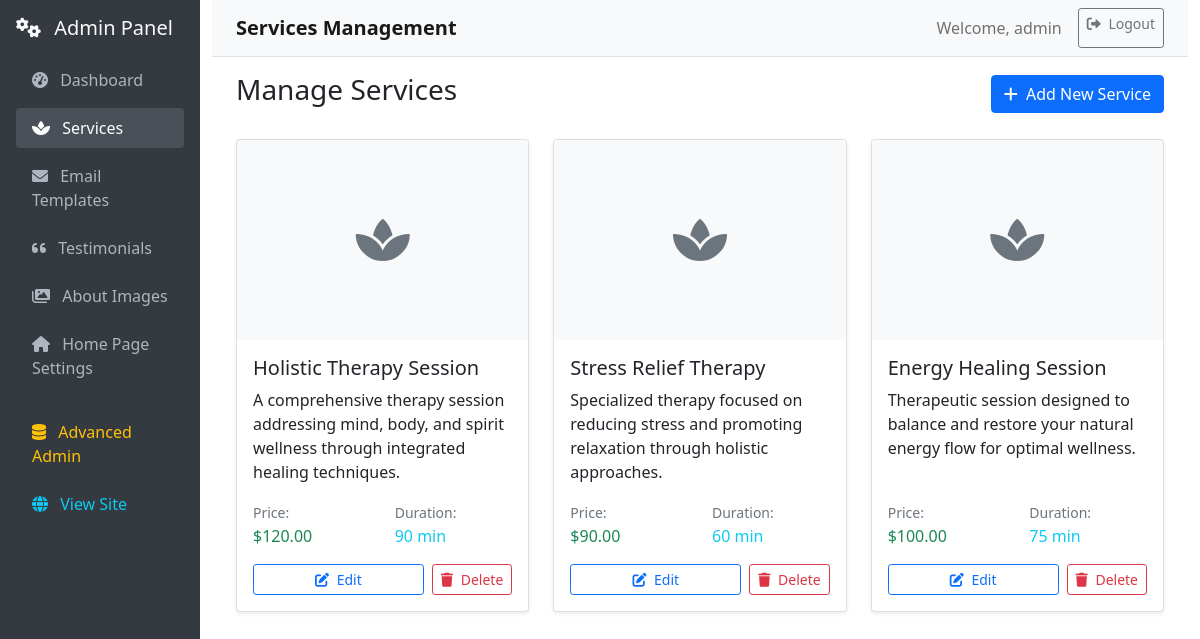
Page /admin/services (signed in) on the committed database.
### db/models.py (models this page shows, shortened)
class User(db.Model, UserMixin):
    __tablename__ = 'users'
    id = db.Column(db.Integer, primary_key=True, autoincrement=True)
    is_paid = db.Column(db.Boolean, default=False)
    username = db.Column(db.String(80), nullable=False, unique=True)
    email = db.Column(db.String(120), nullable=False, unique=True)
    password = db.Column(db.String(128), nullable=False)
    role_id = db.Column(db.Integer, db.ForeignKey('roles.id'), nullable=False)
    role = db.relationship('Role', backref=db.backref('users', lazy=True))
    created_at = db.Column(db.DateTime, default=db.func.now())
    updated_at = db.Column(db.DateTime, default=db.func.now(), onupdate=db.func.now())

class Service(db.Model):
    __tablename__ = "services"
    id = db.Column(db.Integer, primary_key=True)
    name = db.Column(db.String(100), nullable=False)
    description = db.Column(db.Text, nullable=True)
    price = db.Column(db.Float, nullable=False)
    duration = db.Column(db.Integer, nullable=False)  # Duration in minutes
    image_path = db.Column(db.String(255), nullable=True)  # Path to service image

### routes/admin.py (the view)
@admin_bp.route('/services')
@admin_required
def admin_services():
    services = Service.query.all()
    return render_template('admin/services.html', services=services)

### app_factory.py (called while the page is built)
def initialize_extensions(app):
    db.init_app(app)
    migrate = Migrate(app, db)
    babel = Babel(app)
    mail = Mail(app)
    app.mail = mail  # Make mail available globally for blueprints
    login_manager = LoginManager()
    login_manager.init_app(app)
    @login_manager.user_loader
    def load_user(user_id):
        return User.query.get(int(user_id))
    try:
        from flask_cors import CORS
        CORS(app, supports_credentials=True)
        print("✅ CORS enabled")
    except ImportError:
        print("⚠️ Flask-CORS not installed. Skipping...")
    from utils.admin_setup import setup_admin
    setup_admin(app)

### routes/admin.py (called while the page is built)
def admin_required(f):
    @wraps(f)
    @login_required
    def decorated_function(*args, **kwargs):
        if not current_user.is_authenticated or current_user.role.name != 'admin':
            flash('Admin access required.', 'error')
            return redirect(url_for('main.home'))
        return f(*args, **kwargs)
    return decorated_function

### templates/admin/services.html (shortened to what this page needs)
{% extends "admin/base.html" %}
{% block page_title %}Services Management{% endblock %}
{% block content %}
<div class="row">
    <div class="col-12">
        <div class="d-flex justify-content-between align-items-center mb-4">
            <h3>Manage Services</h3>
            <a href="{{ url_for('admin_panel.create_service') }}" class="btn btn-primary">
                <i class="fas fa-plus me-1"></i>
                Add New Service
            </a>
        </div>
    </div>
</div>
<div class="row">
    {% if services %}
        {% for service in services %}
        <div class="col-md-6 col-lg-4 mb-4">
            <div class="card h-100">
                {% if service.image_path %}
                <img src="{{ url_for('static', filename=service.image_path) }}"
                     class="card-img-top"
                     style="height: 200px; object-fit: cover;"
                     alt="{{ service.name }}">
                {% else %}
                <div class="card-img-top bg-light d-flex align-items-center justify-content-center"
                     style="height: 200px;">
                    <i class="fas fa-spa fa-3x text-muted"></i>
                </div>
                {% endif %}
                <div class="card-body d-flex flex-column">
                    <h5 class="card-title">{{ service.name }}</h5>
                    <p class="card-text flex-grow-1">{{ service.description or 'No description available.' }}</p>
                    <div class="mt-auto">
                        <div class="row mb-3">
                            <div class="col-6">
                                <small class="text-muted">Price:</small><br>
                                <span class="h6 text-success">${{ '%.2f'|format(service.price) }}</span>
                            </div>
                            <div class="col-6">
                                <small class="text-muted">Duration:</small><br>
                                <span class="h6 text-info">{{ service.duration }} min</span>
                            </div>
                        </div>
                        <div class="d-flex gap-2">
                            <a href="{{ url_for('admin_panel.edit_service', service_id=service.id) }}"
                               class="btn btn-outline-primary btn-sm flex-fill">
                                <i class="fas fa-edit me-1"></i>
                                Edit
                            </a>
                            <button class="btn btn-outline-danger btn-sm"
                                    onclick="confirmDelete({{ service.id }}, '{{ service.name }}')">
                                <i class="fas fa-trash me-1"></i>
                                Delete
                            </button>
                        </div>
                    </div>
                </div>
            </div>
        </div>
        {% endfor %}
    {% endif %}
</div>
{% endblock %}

### templates/admin/base.html (shortened to what this page needs)
<!DOCTYPE html>
<html lang="en">
<head>
    <link href="https://cdn.jsdelivr.net/npm/bootstrap@5.1.3/dist/css/bootstrap.min.css" rel="stylesheet">
    <link href="https://cdnjs.cloudflare.com/ajax/libs/font-awesome/6.0.0/css/all.min.css" rel="stylesheet">
</head>
<body>
    <div class="container-fluid">
        <div class="row">
            <nav class="col-md-3 col-lg-2 sidebar p-3">
                <div class="mb-3">
                    <h5 class="text-light">
                        <i class="fas fa-cogs me-2"></i>
                        Admin Panel
                    </h5>
                </div>
                <ul class="nav flex-column">
                    <li class="nav-item">
                        <a class="nav-link {% if request.endpoint == 'admin_panel.admin_panel' %}active{% endif %}"
                           href="{{ url_for('admin_panel.admin_panel') }}">
                            <i class="fas fa-tachometer-alt me-2"></i>
                            Dashboard
                        </a>
                    </li>
                    <li class="nav-item">
                        <a class="nav-link {% if request.endpoint == 'admin_panel.admin_services' %}active{% endif %}"
                           href="{{ url_for('admin_panel.admin_services') }}">
                            <i class="fas fa-spa me-2"></i>
                            Services
                        </a>
                    </li>
                    <li class="nav-item">
                        <a class="nav-link {% if request.endpoint == 'admin_panel.admin_emails' %}active{% endif %}"
                           href="{{ url_for('admin_panel.admin_emails') }}">
                            <i class="fas fa-envelope me-2"></i>
                            Email Templates
                        </a>
                    </li>
                    <li class="nav-item">
                        <a class="nav-link {% if request.endpoint == 'admin_panel.admin_testimonials' %}active{% endif %}"
                           href="{{ url_for('admin_panel.admin_testimonials') }}">
                            <i class="fas fa-quote-left me-2"></i>
                            Testimonials
                        </a>
                    </li>
                    <li class="nav-item">
                        <a class="nav-link {% if request.endpoint in ['admin_panel.admin_about_images', 'admin_panel.edit_about_image', 'admin_panel.create_about_image'] %}active{% endif %}"
                           href="{{ url_for('admin_panel.admin_about_images') }}">
                            <i class="fas fa-images me-2"></i>
                            About Images
                        </a>
                    </li>
                    <li class="nav-item">
                        <a class="nav-link {% if request.endpoint == 'admin_panel.admin_settings' %}active{% endif %}"
                           href="{{ url_for('admin_panel.admin_settings') }}">
                            <i class="fas fa-home me-2"></i>
                            Home Page Settings
                        </a>
                    </li>
                    <li class="nav-item mt-3">
                        <a class="nav-link text-warning" href="/admin/">
                            <i class="fas fa-database me-2"></i>
                            Advanced Admin
                        </a>
                    </li>
                    <li class="nav-item">
                        <a class="nav-link text-info" href="{{ url_for('main.home') }}">
                            <i class="fas fa-globe me-2"></i>
                            View Site
                        </a>
                    </li>
                </ul>
            </nav>
            <main class="col-md-9 col-lg-10 main-content">
                <nav class="navbar navbar-expand-lg navbar-light bg-light border-bottom">
                    <div class="container-fluid">
                        <span class="navbar-brand mb-0 h1">
                            {% block page_title %}Admin Panel{% endblock %}
                        </span>
                        <div class="navbar-nav ms-auto">
                            <span class="navbar-text me-3">
                                Welcome, {{ current_user.username }}
                            </span>
                            <a class="btn btn-outline-secondary btn-sm" href="/api/logout" onclick="handleLogout(event)">
                                <i class="fas fa-sign-out-alt me-1"></i>
                                Logout
                            </a>
                        </div>
                    </div>
                </nav>
                <div class="container-fluid mt-3">
                    {% block content %}{% endblock %}
                </div>
            </main>
        </div>
    </div>
</body>
</html>

### templates/admin/base.html (style rules this page uses)
.sidebar { min-height: 100vh; background: #343a40; }
.sidebar .nav-link { color: #adb5bd; border-radius: 0.25rem; margin: 0.25rem 0; }
.sidebar .nav-link:hover, .sidebar .nav-link.active { color: #fff; background-color: #495057; }
.main-content { min-height: 100vh; }
.navbar-brand { font-weight: bold; }
.card { box-shadow: 0 0.125rem 0.25rem rgba(0, 0, 0, 0.075); border: 1px solid rgba(0, 0, 0, 0.125); }

### rows in the picture
User: username "admin"
Service: name "Holistic Therapy Session", description "A comprehensive therapy session addressing mind, body, and spirit wellness through integrated healing techniques.", price "120.00", duration "90"
Service: name "Stress Relief Therapy", description "Specialized therapy focused on reducing stress and promoting relaxation through holistic approaches.", price "90.00", duration "60"
Service: name "Energy Healing Session", description "Therapeutic session designed to balance and restore your natural energy flow for optimal wellness.", price "100.00", duration "75"
